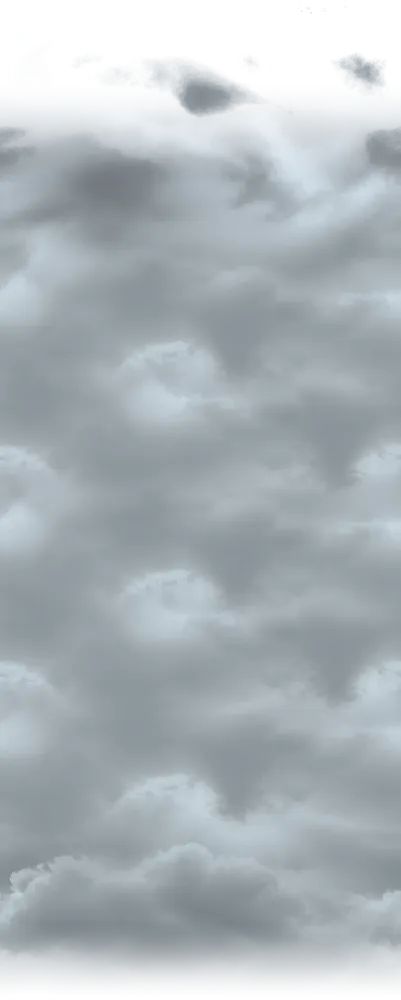
#> input picture tools/clouds-plain.webp, 401 x 1000 px, shrunk from 717 x 1788 before the run
$ python clouds.py clouds-plain.webp clouds-solid.webp
#> lines starting #> are read from the running program, lines starting #| are printed output that depends on the picture
"""Makes public/clouds.webp from the storm cloud photo. Needs numpy and Pillow.

    python tools/clouds.py <photo> <out.png>
    cwebp -q 80 -alpha_q 88 <out.png> -o public/clouds.webp

- keeps the cloudy part of the photo (its "transparent" top is a printed checkerboard)
- top edge: shaped by the clouds themselves, the bright haze goes first and the darker
  cloud forms stay, so a real cloud edge passes in front of the logo
- a touch of the sky photo's slate; lower down, softened toward the film's overcast sky
- the thick middle is extended with flipped, cross-faded copies (more room to scroll)
- the bottom fades out where the video starts
- its sides join seamlessly, so the page can drift it sideways without end
"""
import sys
import numpy as np
from PIL import Image

src, dst = sys.argv[1], sys.argv[2]


def smooth(a, b, x):
    t = np.clip((x - a) / (b - a), 0, 1)
    return t * t * (3 - 2 * t)


photo = np.asarray(Image.open(src).convert("RGB")).astype(np.float32)
c = photo[int(photo.shape[0] * 0.34):]
H, W = c.shape[:2]
#> H = 660; W = 401
v = np.linspace(0, 1, H)[:, None]
#> v = 660 values from 0 to 1
lum = c.mean(2) / 255

# Top edge: transparent where the photo is bright haze, solid where there is cloud
# form; fully solid from 32% down. A short ramp at the very top avoids a line.
form = smooth(0.86, 0.66, lum)
#> in smooth, `t = np.clip((x - a) / (b - a), 0, 1)`:
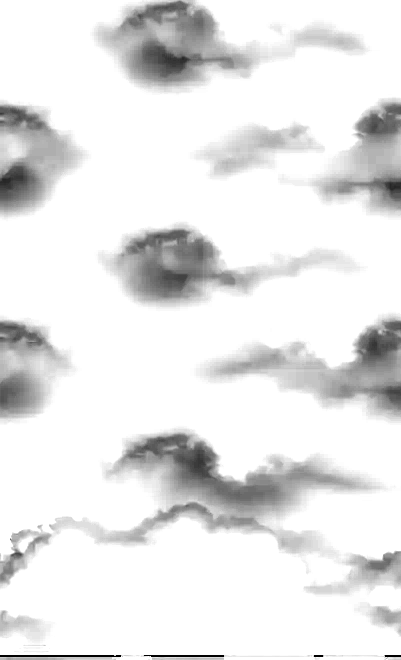
#> t: shape (660, 401) float32; min 0, max 1, mean 0.907
alpha = np.maximum(form, smooth(0.14, 0.32, v)) * smooth(0.0, 0.05, v)
alpha *= 1 - smooth(0.86, 1.0, v)  # soft fade, within the 32vh where the clouds lie over the video: solid above its top edge
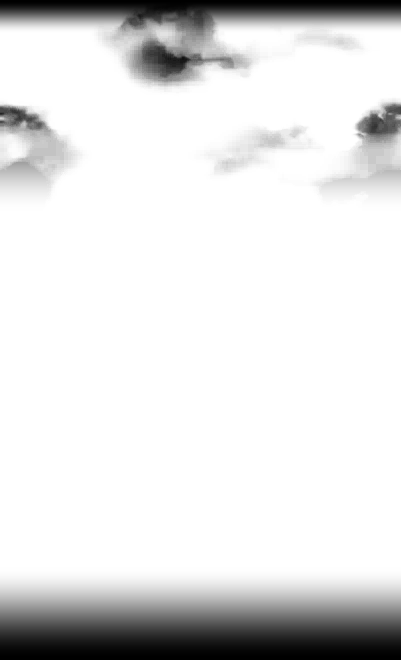
#> alpha: shape (660, 401) float64; min 0, max 1, mean 0.883

rgb = c * np.array([0.84, 0.89, 0.93], np.float32)
# Lower down, the film's overcast sky: light blue-grey, low contrast.
target = np.array([150, 161, 167], np.float32)
soft = target + ((lum - lum[int(H * 0.45):].mean()) * 255 * 0.45)[..., None] * np.array([1, 1.02, 1.04])
k = smooth(0.3, 0.55, v)[..., None]
#> k = 660 values from 0 to 1
rgb = rgb * (1 - k) + soft * k
im = np.dstack([rgb, alpha[..., None] * 255 if alpha.ndim == 2 else alpha * 255]).clip(0, 255)
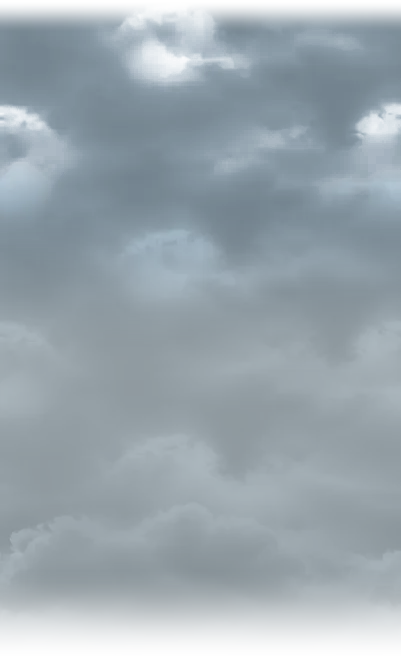
#> im: shape (660, 401, 4) float64; mean R, G, B, A 142.6, 156.3, 164.9, 225.1; transparent parts drawn white


def join(top, bottom, overlap):
    w = np.linspace(0, 1, overlap)[:, None, None]
    w = w * w * (3 - 2 * w)
    return np.concatenate([top[:-overlap], top[-overlap:] * (1 - w) + bottom[:overlap] * w, bottom[overlap:]], 0)


r = lambda f: int(f * H)
out = im[:r(0.72)]
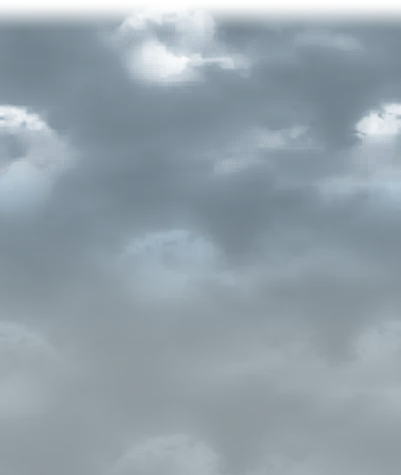
#> out: shape (475, 401, 4) float64; mean R, G, B, A 140.4, 155.2, 164.8, 238.4; transparent parts drawn white
for seg in (im[r(0.42):r(0.74), ::-1], im[r(0.40):r(0.72)], im[r(0.44):r(0.76), ::-1]):
    out = join(out, seg, r(0.12))
#> this loop made 3 passes
#> pass 1, `out = join(out, seg, r(0.12))`:
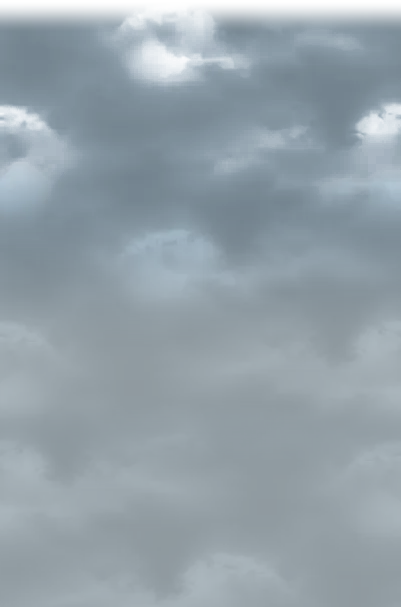
#> out: shape (607, 401, 4) float64; mean R, G, B, A 142.9, 156.9, 165.8, 242; transparent parts drawn white
out = join(out, im[r(0.44):], r(0.12))
#> call 4 of join, with overlap = 79
#> in join (call 4), `return np.concatenate([top[:-overlap], top[-overlap:] * (1 - w) + bott..`:
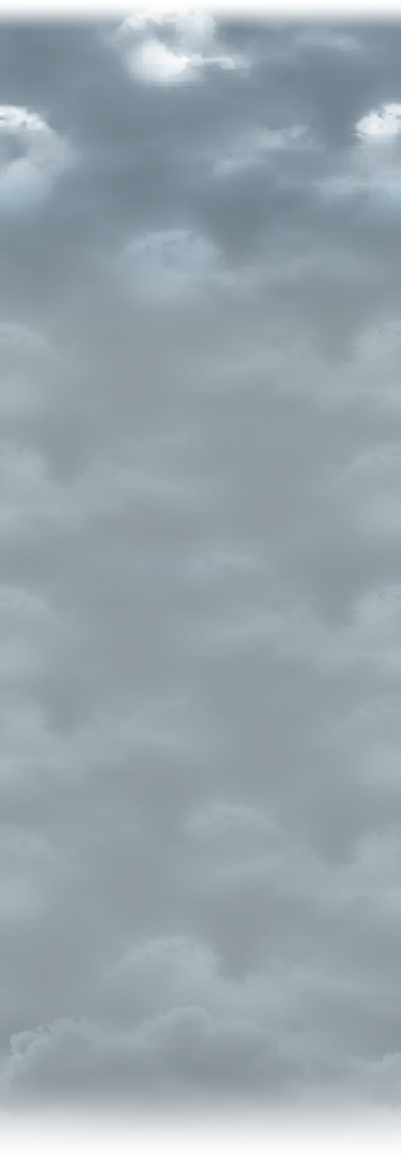
#> returned value: shape (1162, 401, 4) float64; mean of channels 0, 1, 2, 3 146.4, 159.1, 166.6, 238; transparent parts drawn white

# Seamless sideways, so it can drift without end: the last 30% of the width is
# cross-faded into the first 30%, and the image ends where that blend begins, so its
# right edge runs straight on into its left edge.
b = int(W * 0.3)
#> b = 120
w = np.linspace(0, 1, b)[None, :, None]
#> w = 120 values from 0 to 1
w = w * w * (3 - 2 * w)
tile = out[:, : W - b].copy()
tile[:, :b] = out[:, :b] * w + out[:, W - b:] * (1 - w)
Image.fromarray(tile.clip(0, 255).astype(np.uint8), "RGBA").save(dst)
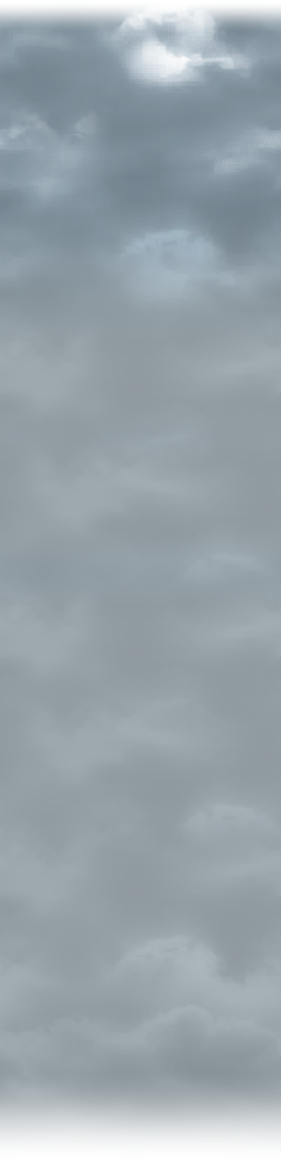
#> saved as clouds-solid.webp: PIL image 281x1162 RGBA; mean R, G, B, A 144.9, 157.6, 165.1, 238.2; transparent parts drawn white
print(f"tile {tile.shape[1]}×{tile.shape[0]}, width/height {tile.shape[1] / tile.shape[0]:.4f}")
#| tile 281×1162, width/height 0.2418
